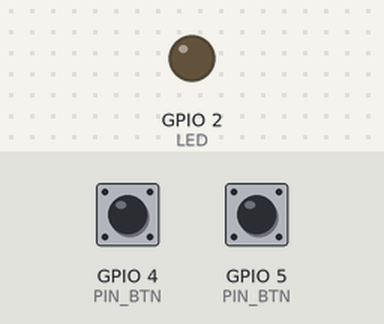
The sketch below on a simulated ESP32-C3. Parts: output pins drawn as LEDs (lit = HIGH). The test bench sets the inputs (shaded band); at power-on: GPIO 4 (PIN_BTN) HIGH, GPIO 5 (PIN_BTN) HIGH. WiFi joins after 1.5 s; servers stay silent unless stated; uploads are accepted with an empty reply; what the sketch prints to the serial monitor is not drawn.

Above: at 0.0 s.
At 3.6 s:
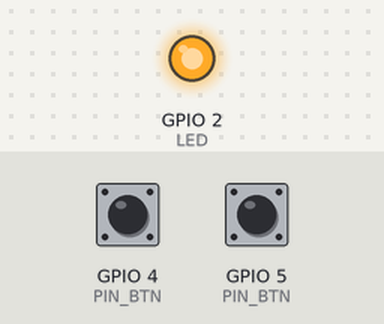
3.7 s: GPIO 4 (PIN_BTN) pulled LOW for 0.15 s
At 5.2 s:
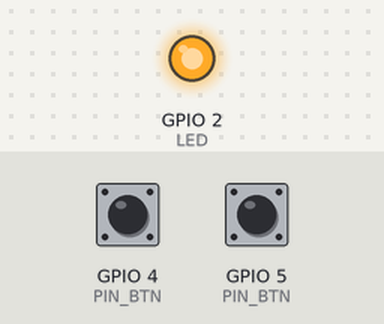
Timing chart, 0 to 6.7 s (numbered marks = the images above; inputs shaded):
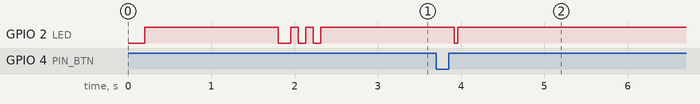

The sketch:

esp32-button-wifi-B.ino
```cpp
/*
 * 人机辩论赛 · 抢话按钮（ESP32 · WiFi 版，备用方案）
 * ============================================================
 * 与 USB 版（esp32-button.ino）功能相同，但**不接电脑**：
 *   按下按钮 → HTTP POST /debate/api/buzzer → 服务器 → 大屏 / 智能体
 *
 * 什么时候用它：
 *   · 按钮离电脑太远，拉不了 USB 线
 *   · 想完全免线（用充电宝供电）
 *   ⚠ 它依赖现场 WiFi。赛场网络一旦抖动，抢话就没了 —— 所以只作「备用」，
 *     正式比赛仍建议 USB 版（零网络依赖、实测 ~0.1 秒）。
 *
 * 一台板子可以接 4 个按钮（BOARD '4'），也可以两块板各接 2 个（'A' / 'B'）。
 *
 * ★ 本文件已预置为「正方 侧」那块板（BOARD 'A'），按钮对应：正方一辩（GPIO 4）、正方三辩（GPIO 5）
 *   烧录前只需改顶部三处：WIFI_SSID / WIFI_PASS / SERVER_HOST，其余不用动。
 *
 * 接线（默认，可改）：
 *   按钮1  —— GPIO 4   —— 另一端接 GND
 *   按钮2  —— GPIO 5   —— 另一端接 GND
 *   按钮3  —— GPIO 6   —— 另一端接 GND   （仅 BOARD '4' 用）
 *   按钮4  —— GPIO 7   —— 另一端接 GND   （仅 BOARD '4' 用）
 *   蜂鸣器 —— GPIO 10  —— 有源蜂鸣器正极接 10，负极接 GND
 *   ★ ESP32-C3：GPIO18/19 是 USB 差分线，绝不能接外设（会把 USB 掐断）
 *   （INPUT_PULLUP，按下读到 LOW；用宠物语音按钮拆出来的轻触开关时，
 *     取其**对角两脚**，同侧两脚是常通的）
 *
 * 编译：Arduino IDE 选 ESP32 Dev Module；库只用自带的 WiFi / HTTPClient。
 */

/* ==================== 先改这里 ==================== */
#define WIFI_SSID     "你的WiFi名"
#define WIFI_PASS     "你的WiFi密码"

#define SERVER_HOST   "120.48.43.211"   // 辩论服务地址（不带 http://）
#define SERVER_PORT   80
#define SERVER_PATH   "/debate/api/buzzer"

// 'A' = 正方侧那块（2 个按钮）  'B' = 反方侧那块（2 个按钮）  '4' = 一块板接 4 个按钮
#define BOARD         'B'

#define HAS_BUZZER   0        // 1=接了有源蜂鸣器；0=没有（按下/提示改用板载 LED）
#define HAS_LED      1        // 1=用开发板自带的 LED 做提示（多数 ESP32 开发板是 GPIO2）
#define ENABLE_DOWNLINK 1     // 1=接收服务器指令（AI 说完提示一下）；0=只上传，不占连接
/* ================================================== */

#include <WiFi.h>
#include <HTTPClient.h>

/* ★ ESP32-C3 引脚禁区：GPIO18/19 = USB D-/D+（占用即断 USB）、GPIO20/21 = UART0、
   GPIO8/9 = strapping/BOOT、GPIO11~17 = 片上 Flash。以下已全部避开。 */
const int BUZZER = 10;        // 原为 18 —— C3 的 18 是 USB D-，会掐断 USB
const int LED    = 2;         // 开发板自带 LED（C3 各板不同，若判断不确定可把 HAS_LED 设为 0）
const int PIN_BTN[4] = { 4, 5, 6, 7 };   // 原为 {4,5,19,21} —— 19 是 USB D+、21 是 UART TX
const unsigned long DEBOUNCE_MS = 15;

struct Btn {
  int pin;
  const char* side;   // "pro" / "con"
  int seat;           // 1 / 3
  bool lastRead;
  bool state;
  unsigned long tEdge;
};

Btn btns[4];
int btnCount = 0;

String boardTag;      // "A" / "B" / "4"
long pollSeq = 0;     // 下行长轮询：已收到的最新事件序号

/* ---------------- 按钮表 ---------------- */
void buildButtons() {
  if (BOARD == 'A') {            // 正方侧：一辩 / 三辩
    boardTag = "A";
    btns[0] = { PIN_BTN[0], "pro", 1, HIGH, false, 0 };
    btns[1] = { PIN_BTN[1], "pro", 3, HIGH, false, 0 };
    btnCount = 2;
  } else if (BOARD == 'B') {     // 反方侧：一辩 / 三辩
    boardTag = "B";
    btns[0] = { PIN_BTN[0], "con", 1, HIGH, false, 0 };
    btns[1] = { PIN_BTN[1], "con", 3, HIGH, false, 0 };
    btnCount = 2;
  } else {                       // 单板四键：正一 / 正三 / 反一 / 反三
    boardTag = "4";
    btns[0] = { PIN_BTN[0], "pro", 1, HIGH, false, 0 };
    btns[1] = { PIN_BTN[1], "pro", 3, HIGH, false, 0 };
    btns[2] = { PIN_BTN[2], "con", 1, HIGH, false, 0 };
    btns[3] = { PIN_BTN[3], "con", 3, HIGH, false, 0 };
    btnCount = 4;
  }
}

/* ---------------- 提示（蜂鸣器 / 板载 LED，二选一或都关） ---------------- */
void setLed(bool on) {
#if HAS_LED
  digitalWrite(LED, on ? LOW : HIGH);      // 多数开发板 LED 低电平点亮
#endif
}
void buzz(unsigned int ms) {
#if HAS_BUZZER
  digitalWrite(BUZZER, HIGH); delay(ms); digitalWrite(BUZZER, LOW);
#endif
#if HAS_LED
  setLed(true); delay(ms); setLed(false);
#endif
  if (!HAS_BUZZER && !HAS_LED) delay(ms);  // 都没接也不阻塞调用方语义
}
/* AI 说完 / 服务器提示：明显一点的两次快闪 */
void hint() {
#if HAS_BUZZER
  buzz(150);
#endif
#if HAS_LED
  for (int i = 0; i < 3; i++) { setLed(true); delay(90); setLed(false); delay(90); }
#endif
}

/* ---------------- WiFi ---------------- */
void ensureWiFi() {
  if (WiFi.status() == WL_CONNECTED) return;
  Serial.print("[wifi] connecting to "); Serial.println(WIFI_SSID);
  WiFi.mode(WIFI_STA);
  WiFi.setSleep(false);                 // 关省电，抢话要快
  WiFi.begin(WIFI_SSID, WIFI_PASS);
  unsigned long t0 = millis();
  while (WiFi.status() != WL_CONNECTED && millis() - t0 < 15000) delay(200);
  if (WiFi.status() == WL_CONNECTED) {
    Serial.print("[wifi] ok, ip="); Serial.println(WiFi.localIP());
  } else {
    Serial.println("[wifi] 连接失败，稍后重试");
  }
}

/* ---------------- 上传一次按键 ---------------- */
bool postDown(const Btn &b) {
  if (WiFi.status() != WL_CONNECTED) { ensureWiFi(); if (WiFi.status() != WL_CONNECTED) return false; }
  HTTPClient http;
  String url = String("http://") + SERVER_HOST + ":" + SERVER_PORT + SERVER_PATH;
  if (!http.begin(url)) return false;
  http.setConnectTimeout(1500);
  http.setTimeout(2000);
  http.addHeader("Content-Type", "application/json");
  String body = String("{\"side\":\"") + b.side + "\",\"seat\":" + b.seat +
                ",\"action\":\"down\",\"source\":\"button\",\"board\":\"" + boardTag + "\"}";
  int code = http.POST(body);
  http.end();
  Serial.printf("[post] %s code=%d\n", body.c_str(), code);
  return code > 0 && code < 400;
}

/* ---------------- 下行长轮询（独立任务，避免阻塞按钮） ---------------- */
void downlinkTask(void *param) {
  for (;;) {
    if (!ENABLE_DOWNLINK || WiFi.status() != WL_CONNECTED) { vTaskDelay(1000 / portTICK_PERIOD_MS); continue; }
    HTTPClient http;
    String url = String("http://") + SERVER_HOST + ":" + SERVER_PORT +
                 "/debate/api/buzzer/poll?after=" + pollSeq + "&board=" + boardTag + "&timeout=20";
    if (!http.begin(url)) { vTaskDelay(1500 / portTICK_PERIOD_MS); continue; }
    http.setConnectTimeout(3000);
    http.setTimeout(26000);                     // 长轮询，略大于服务端 20s
    int code = http.GET();
    if (code == 200) {
      String body = http.getString();
      // 更新序号
      int si = body.indexOf("\"seq\":");
      if (si >= 0) {
        long v = body.substring(si + 6).toInt();
        if (v > pollSeq) pollSeq = v;
      }
      // AI 说完 / 服务器要求提示 → 响一声（真人听到就知道该按了）
      bool needBuzz = body.indexOf("ai_done") >= 0 || body.indexOf("\"source\":\"ai\"") >= 0
                      || body.indexOf("\"buzz\"") >= 0;
      if (needBuzz) hint();
    }
    http.end();
    vTaskDelay(30 / portTICK_PERIOD_MS);
  }
}

/* ---------------- setup / loop ---------------- */
void setup() {
  Serial.begin(115200);
  delay(200);
  buildButtons();
#if HAS_BUZZER
  pinMode(BUZZER, OUTPUT);
  digitalWrite(BUZZER, LOW);
#endif
#if HAS_LED
  pinMode(LED, OUTPUT); setLed(false);
#endif
  for (int i = 0; i < btnCount; i++) pinMode(btns[i].pin, INPUT_PULLUP);

  ensureWiFi();
  buzz(60);
  hint();
  Serial.print("[ready] board="); Serial.print(boardTag);
  Serial.print(" btns="); Serial.println(btnCount);

  if (ENABLE_DOWNLINK) {
    // 下行长轮询放独立任务：它每次会挂起 ~20 秒，绝不能放在 loop 里阻塞按钮
    xTaskCreatePinnedToCore(downlinkTask, "downlink", 6144, NULL, 1, NULL, 1);
  }
}

void loop() {
  // 断网自动重连（每 5 秒试一次，不阻塞按钮扫描）
  static unsigned long lastTry = 0;
  if (WiFi.status() != WL_CONNECTED && millis() - lastTry > 5000) {
    lastTry = millis();
    WiFi.reconnect();
  }

  for (int i = 0; i < btnCount; i++) {
    bool raw = digitalRead(btns[i].pin);
    if (raw != btns[i].lastRead) {
      btns[i].lastRead = raw;
      btns[i].tEdge = millis();
    } else if (millis() - btns[i].tEdge >= DEBOUNCE_MS) {
      bool pressed = (raw == LOW);
      if (pressed != btns[i].state) {
        btns[i].state = pressed;
        if (pressed) {
          bool ok = postDown(btns[i]);
          if (!ok) { delay(120); postDown(btns[i]); }   // 失败重试一次
          buzz(40);                                     // 本地确认音
        }
      }
    }
  }
  delay(2);
}
```

Measured:
- after the input at 3.7 s, GPIO 2 (LED): HIGH → LOW after 0.22 s, → HIGH 0.04 s later
